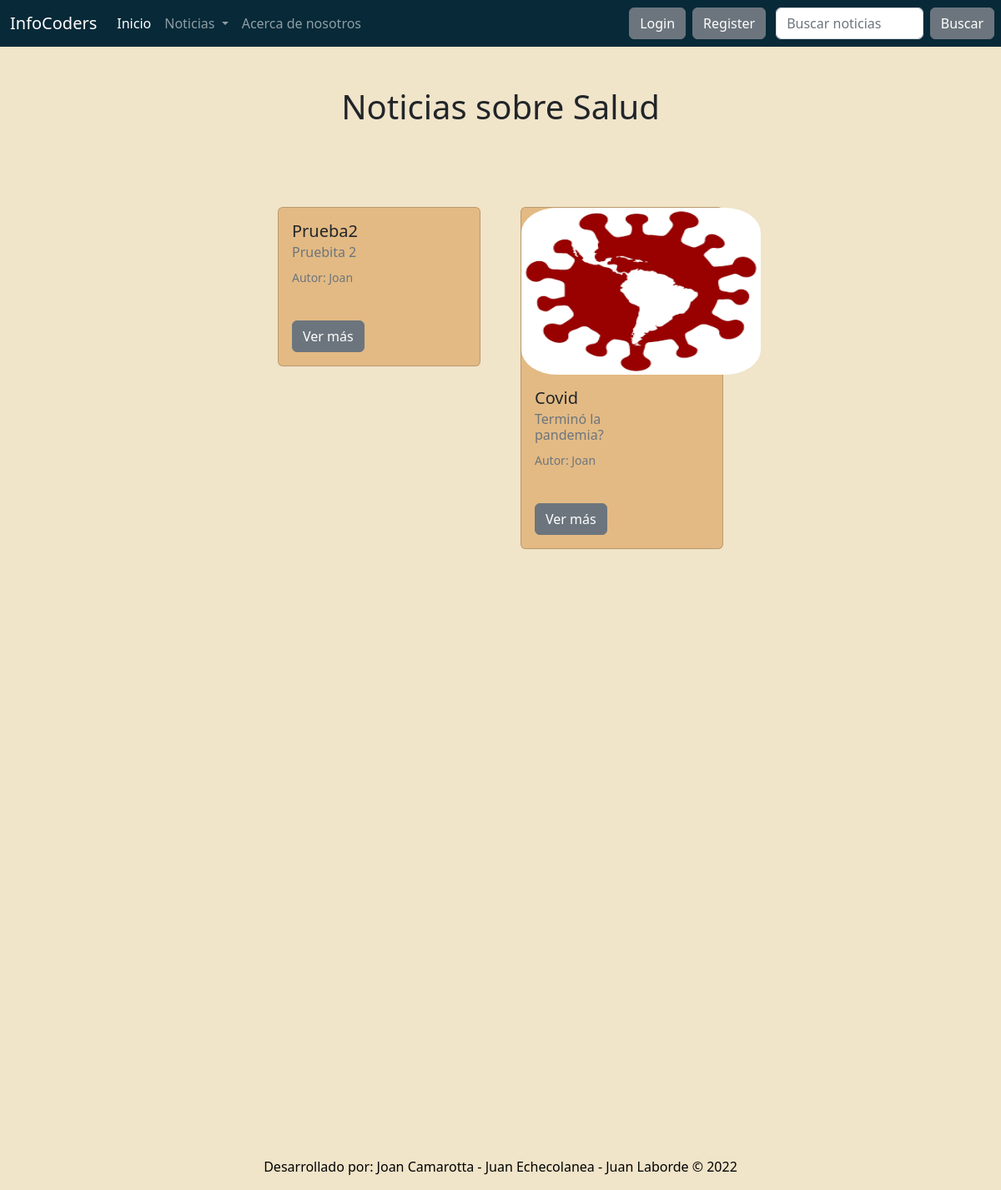
The page /noticias/salud/ on the database as committed earlier.
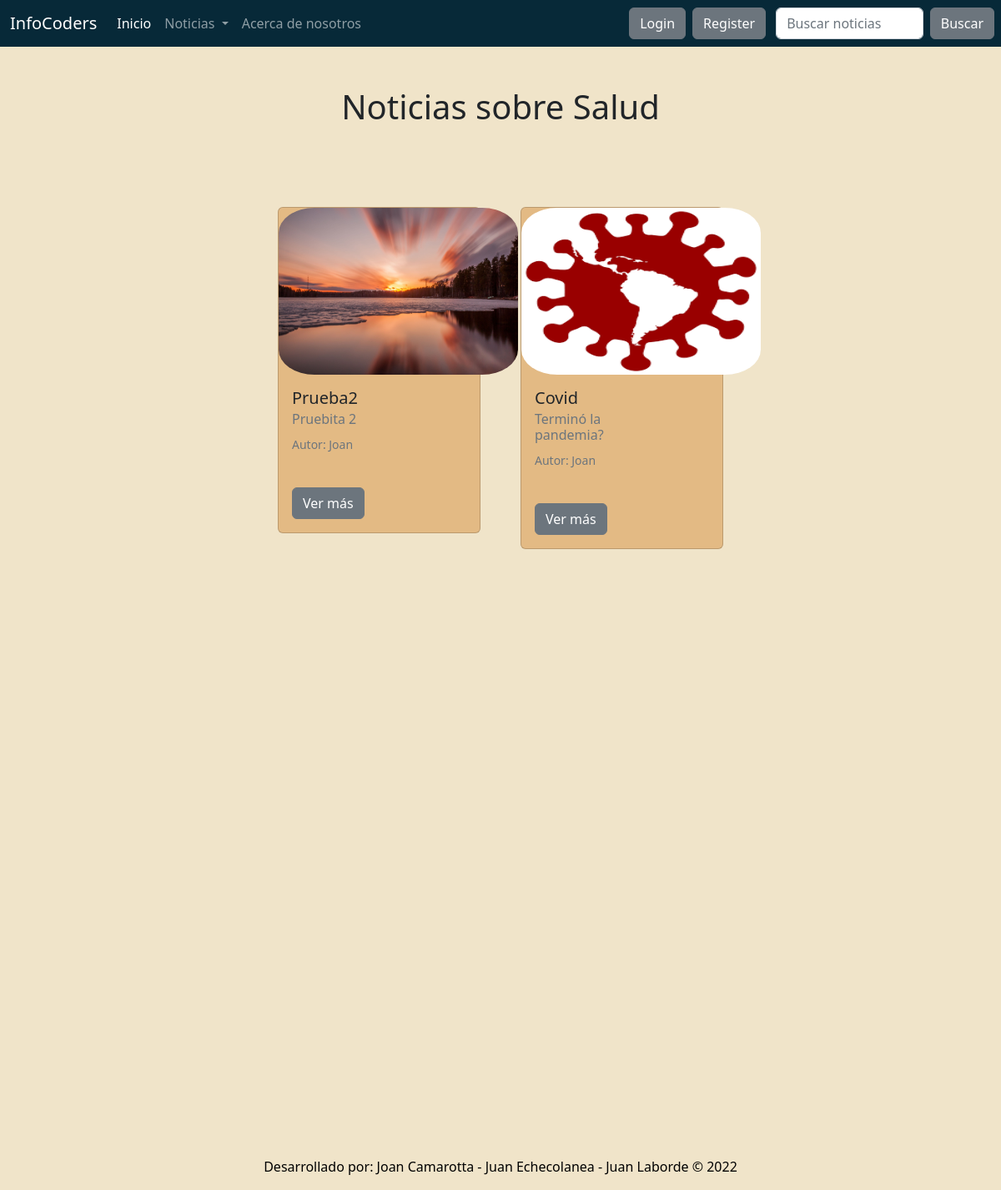
The same page on the database as committed later.
### blog/models.py (models this page shows, shortened)
class Note(models.Model):
    title = models.CharField(max_length=100, blank=True, null=True)
    subtitle = models.CharField(max_length=100)
    author = models.CharField(max_length=50)
    publish_date = models.DateField(default=now)
    text = models.TextField(blank=True)
    category = models.ForeignKey('Categoria', on_delete=models.CASCADE, related_name='blog')
    image = models.ImageField(upload_to='note_image', blank = True, null = True)
    is_active = models.BooleanField(default=True, blank = True)
    class Meta:
        verbose_name = 'Nota'
        verbose_name_plural = 'Notas'

### blog/views.py (the view)
# urls.py: path('salud/', health_post, name = 'health_post'),
def health_post(request):
    health = Note.objects.filter(category_id = 2)
    context = {'health' : health}
    return render(request, 'health_post.html', context = context)

### blog/templates/health_post.html (shortened to what this page needs)
{% extends 'base.html' %}
{% block content %}
<h1
class="fw-bopld text-center py-5">
Noticias sobre Salud
</h1>
<div class="container px-8 px-lg-7 mt-5">
    <div class="row gx-4 gx-lg-5 row-cols-2 row-cols-md-3 row-cols-xl-4 justify-content-center">
      {% for note in health %}
        <div class="col mb-5">
            <div class="card h-120" style="background-color:#e3ba84">
              {% if note.image %}
              <img class="card-img-top" src="{{note.image.url}}"style= "border-radius: 15%; border: 5px; width: 287px; height: 200px; position: relative;"/>
              {% endif %}
              <div class="col-md-8">
                <div class="card-body">
                  <h5 class="card-title">{{note.title}}</h5>
                  <h6 class="card-subtitle mb-2 text-muted">{{note.subtitle}}</h6>
                  <p class="card-text"><small class="text-muted">Autor: {{note.author}}</small></p>
                  <br>
                  <a href="/noticias/leer-noticia/{{note.id}}/" class="btn btn-secondary">Ver más</a>
      </div>
    </div>
  </div>
</div>
{% endfor %}
{% endblock %}

Rows that differ between the two databases and show on the page:
changed Note "Prueba2": image: picture added
